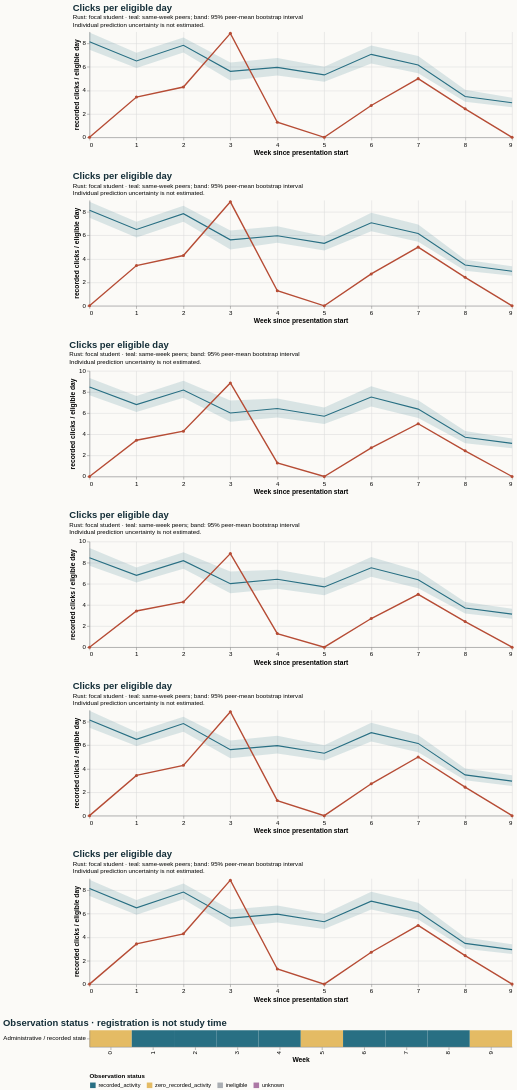

Here is the Vega-Lite specification saved for this chart:
### Vega-Lite specification from a JSON file in a GitHub repository (floating-point values rounded to 4 significant figures)
{"$schema": "https://vega.github.io/schema/vega-lite/v5.20.1.json", "config": {"axis": {"labelFontSize": 11, "titleFontSize": 12}, "background": "#fbfaf7", "font": "sans-serif", "title": {"anchor": "start", "color": "#142e38", "fontSize": 17, "subtitleFontSize": 11}, "view": {"continuousHeight": 300, "continuousWidth": 300, "stroke": null}}, "datasets": {"data-51189a39fe836feb62398bce3bd740f1": [{"eligible_days": 7.0, "end_day": 6, "logging_completeness": "unknown", "observation_status": "zero_recorded_activity", "row": "Administrative / recorded state", "score_status": "withheld_release_time_unknown", "start_day": 0, "value": 0.0, "week": 0}, {"eligible_days": 7.0, "end_day": 13, "logging_completeness": "unknown", "observation_status": "recorded_activity", "row": "Administrative / recorded state", "score_status": "withheld_release_time_unknown", "start_day": 7, "value": 3.429, "week": 1}, {"eligible_days": 7.0, "end_day": 20, "logging_completeness": "unknown", "observation_status": "recorded_activity", "row": "Administrative / recorded state", "score_status": "withheld_release_time_unknown", "start_day": 14, "value": 4.286, "week": 2}, {"eligible_days": 7.0, "end_day": 27, "logging_completeness": "unknown", "observation_status": "recorded_activity", "row": "Administrative / recorded state", "score_status": "withheld_release_time_unknown", "start_day": 21, "value": 8.857, "week": 3}, {"eligible_days": 7.0, "end_day": 34, "logging_completeness": "unknown", "observation_status": "recorded_activity", "row": "Administrative / recorded state", "score_status": "withheld_release_time_unknown", "start_day": 28, "value": 1.286, "week": 4}, {"eligible_days": 7.0, "end_day": 41, "logging_completeness": "unknown", "observation_status": "zero_recorded_activity", "row": "Administrative / recorded state", "score_status": "withheld_release_time_unknown", "start_day": 35, "value": 0.0, "week": 5}, {"eligible_days": 7.0, "end_day": 48, "logging_completeness": "unknown", "observation_status": "recorded_activity", "row": "Administrative / recorded state", "score_status": "withheld_release_time_unknown", "start_day": 42, "value": 2.714, "week": 6}, {"eligible_days": 7.0, "end_day": 55, "logging_completeness": "unknown", "observation_status": "recorded_activity", "row": "Administrative / recorded state", "score_status": "withheld_release_time_unknown", "start_day": 49, "value": 5.0, "week": 7}, {"eligible_days": 7.0, "end_day": 62, "logging_completeness": "unknown", "observation_status": "recorded_activity", "row": "Administrative / recorded state", "score_status": "withheld_release_time_unknown", "start_day": 56, "value": 2.429, "week": 8}, {"eligible_days": 7.0, "end_day": 69, "logging_completeness": "unknown", "observation_status": "zero_recorded_activity", "row": "Administrative / recorded state", "score_status": "withheld_release_time_unknown", "start_day": 63, "value": 0.0, "week": 9}], "data-5c3a2f0e3899bdf1dc7939453840ce1a": [{"end_day": 6, "focal_value": 0.0, "peer_ci_high": 8.854, "peer_ci_low": 7.497, "peer_mean": 8.148, "peer_observations": 1143, "peer_people": 1143, "reference": "course", "unit": "recorded clicks / eligible day", "week": 0}, {"end_day": 13, "focal_value": 3.429, "peer_ci_high": 7.167, "peer_ci_low": 5.823, "peer_mean": 6.502, "peer_observations": 1136, "peer_people": 1136, "reference": "course", "unit": "recorded clicks / eligible day", "week": 1}, {"end_day": 20, "focal_value": 4.286, "peer_ci_high": 8.527, "peer_ci_low": 7.169, "peer_mean": 7.845, "peer_observations": 1119, "peer_people": 1119, "reference": "course", "unit": "recorded clicks / eligible day", "week": 2}, {"end_day": 27, "focal_value": 8.857, "peer_ci_high": 6.425, "peer_ci_low": 4.79, "peer_mean": 5.621, "peer_observations": 1112, "peer_people": 1112, "reference": "course", "unit": "recorded clicks / eligible day", "week": 3}, {"end_day": 34, "focal_value": 1.286, "peer_ci_high": 6.786, "peer_ci_low": 5.365, "peer_mean": 5.963, "peer_observations": 1077, "peer_people": 1077, "reference": "course", "unit": "recorded clicks / eligible day", "week": 4}, {"end_day": 41, "focal_value": 0.0, "peer_ci_high": 5.928, "peer_ci_low": 4.702, "peer_mean": 5.32, "peer_observations": 1070, "peer_people": 1070, "reference": "course", "unit": "recorded clicks / eligible day", "week": 5}, {"end_day": 48, "focal_value": 2.714, "peer_ci_high": 7.918, "peer_ci_low": 6.35, "peer_mean": 7.068, "peer_observations": 1060, "peer_people": 1060, "reference": "course", "unit": "recorded clicks / eligible day", "week": 6}, {"end_day": 55, "focal_value": 5.0, "peer_ci_high": 6.919, "peer_ci_low": 5.451, "peer_mean": 6.156, "peer_observations": 1044, "peer_people": 1044, "reference": "course", "unit": "recorded clicks / eligible day", "week": 7}, {"end_day": 62, "focal_value": 2.429, "peer_ci_high": 3.927, "peer_ci_low": 2.99, "peer_mean": 3.473, "peer_observations": 1034, "peer_people": 1034, "reference": "course", "unit": "recorded clicks / eligible day", "week": 8}, {"end_day": 69, "focal_value": 0.0, "peer_ci_high": 3.369, "peer_ci_low": 2.57, "peer_mean": 2.943, "peer_observations": 1017, "peer_people": 1017, "reference": "course", "unit": "recorded clicks / eligible day", "week": 9}], "data-9e6b80d49adc7a712cdea974b6d73969": [{"end_day": 6, "focal_value": 0.0, "peer_ci_high": 8.924, "peer_ci_low": 7.457, "peer_mean": 8.148, "peer_observations": 1143, "peer_people": 1143, "reference": "course", "unit": "recorded clicks / eligible day", "week": 0}, {"end_day": 13, "focal_value": 3.429, "peer_ci_high": 7.21, "peer_ci_low": 5.914, "peer_mean": 6.502, "peer_observations": 1136, "peer_people": 1136, "reference": "course", "unit": "recorded clicks / eligible day", "week": 1}, {"end_day": 20, "focal_value": 4.286, "peer_ci_high": 8.496, "peer_ci_low": 7.217, "peer_mean": 7.845, "peer_observations": 1119, "peer_people": 1119, "reference": "course", "unit": "recorded clicks / eligible day", "week": 2}, {"end_day": 27, "focal_value": 8.857, "peer_ci_high": 6.372, "peer_ci_low": 4.834, "peer_mean": 5.621, "peer_observations": 1112, "peer_people": 1112, "reference": "course", "unit": "recorded clicks / eligible day", "week": 3}, {"end_day": 34, "focal_value": 1.286, "peer_ci_high": 6.754, "peer_ci_low": 5.259, "peer_mean": 5.963, "peer_observations": 1077, "peer_people": 1077, "reference": "course", "unit": "recorded clicks / eligible day", "week": 4}, {"end_day": 41, "focal_value": 0.0, "peer_ci_high": 6.015, "peer_ci_low": 4.736, "peer_mean": 5.32, "peer_observations": 1070, "peer_people": 1070, "reference": "course", "unit": "recorded clicks / eligible day", "week": 5}, {"end_day": 48, "focal_value": 2.714, "peer_ci_high": 7.82, "peer_ci_low": 6.3, "peer_mean": 7.068, "peer_observations": 1060, "peer_people": 1060, "reference": "course", "unit": "recorded clicks / eligible day", "week": 6}, {"end_day": 55, "focal_value": 5.0, "peer_ci_high": 6.92, "peer_ci_low": 5.466, "peer_mean": 6.156, "peer_observations": 1044, "peer_people": 1044, "reference": "course", "unit": "recorded clicks / eligible day", "week": 7}, {"end_day": 62, "focal_value": 2.429, "peer_ci_high": 4.056, "peer_ci_low": 3.026, "peer_mean": 3.473, "peer_observations": 1034, "peer_people": 1034, "reference": "course", "unit": "recorded clicks / eligible day", "week": 8}, {"end_day": 69, "focal_value": 0.0, "peer_ci_high": 3.362, "peer_ci_low": 2.565, "peer_mean": 2.943, "peer_observations": 1017, "peer_people": 1017, "reference": "course", "unit": "recorded clicks / eligible day", "week": 9}], "data-aa57ba3c5536b77b4cdf19ffb0c4b1fa": [{"end_day": 6, "focal_value": 0.0, "peer_ci_high": 8.927, "peer_ci_low": 7.494, "peer_mean": 8.148, "peer_observations": 1143, "peer_people": 1143, "reference": "early_stage", "unit": "recorded clicks / eligible day", "week": 0}, {"end_day": 13, "focal_value": 3.429, "peer_ci_high": 7.12, "peer_ci_low": 5.942, "peer_mean": 6.502, "peer_observations": 1136, "peer_people": 1136, "reference": "early_stage", "unit": "recorded clicks / eligible day", "week": 1}, {"end_day": 20, "focal_value": 4.286, "peer_ci_high": 8.424, "peer_ci_low": 7.151, "peer_mean": 7.845, "peer_observations": 1119, "peer_people": 1119, "reference": "early_stage", "unit": "recorded clicks / eligible day", "week": 2}, {"end_day": 27, "focal_value": 8.857, "peer_ci_high": 6.402, "peer_ci_low": 4.883, "peer_mean": 5.621, "peer_observations": 1112, "peer_people": 1112, "reference": "early_stage", "unit": "recorded clicks / eligible day", "week": 3}, {"end_day": 34, "focal_value": 1.286, "peer_ci_high": 6.805, "peer_ci_low": 5.296, "peer_mean": 5.963, "peer_observations": 1077, "peer_people": 1077, "reference": "early_stage", "unit": "recorded clicks / eligible day", "week": 4}, {"end_day": 41, "focal_value": 0.0, "peer_ci_high": 6.006, "peer_ci_low": 4.694, "peer_mean": 5.32, "peer_observations": 1070, "peer_people": 1070, "reference": "early_stage", "unit": "recorded clicks / eligible day", "week": 5}, {"end_day": 48, "focal_value": 2.714, "peer_ci_high": 7.925, "peer_ci_low": 6.328, "peer_mean": 7.068, "peer_observations": 1060, "peer_people": 1060, "reference": "early_stage", "unit": "recorded clicks / eligible day", "week": 6}, {"end_day": 55, "focal_value": 5.0, "peer_ci_high": 6.871, "peer_ci_low": 5.402, "peer_mean": 6.156, "peer_observations": 1044, "peer_people": 1044, "reference": "early_stage", "unit": "recorded clicks / eligible day", "week": 7}, {"end_day": 62, "focal_value": 2.429, "peer_ci_high": 4.016, "peer_ci_low": 3.022, "peer_mean": 3.473, "peer_observations": 1034, "peer_people": 1034, "reference": "early_stage", "unit": "recorded clicks / eligible day", "week": 8}, {"end_day": 69, "focal_value": 0.0, "peer_ci_high": 3.439, "peer_ci_low": 2.532, "peer_mean": 2.943, "peer_observations": 1017, "peer_people": 1017, "reference": "early_stage", "unit": "recorded clicks / eligible day", "week": 9}], "data-bff48aed05511087e8b960adab88c54a": [{"end_day": 6, "focal_value": 0.0, "peer_ci_high": 9.381, "peer_ci_low": 7.701, "peer_mean": 8.467, "peer_observations": 916, "peer_people": 916, "reference": "same_prior_attempt", "unit": "recorded clicks / eligible day", "week": 0}, {"end_day": 13, "focal_value": 3.429, "peer_ci_high": 7.532, "peer_ci_low": 6.116, "peer_mean": 6.804, "peer_observations": 912, "peer_people": 912, "reference": "same_prior_attempt", "unit": "recorded clicks / eligible day", "week": 1}, {"end_day": 20, "focal_value": 4.286, "peer_ci_high": 8.983, "peer_ci_low": 7.427, "peer_mean": 8.188, "peer_observations": 901, "peer_people": 901, "reference": "same_prior_attempt", "unit": "recorded clicks / eligible day", "week": 2}, {"end_day": 27, "focal_value": 8.857, "peer_ci_high": 7.159, "peer_ci_low": 5.108, "peer_mean": 6.016, "peer_observations": 894, "peer_people": 894, "reference": "same_prior_attempt", "unit": "recorded clicks / eligible day", "week": 3}, {"end_day": 34, "focal_value": 1.286, "peer_ci_high": 7.323, "peer_ci_low": 5.528, "peer_mean": 6.43, "peer_observations": 864, "peer_people": 864, "reference": "same_prior_attempt", "unit": "recorded clicks / eligible day", "week": 4}, {"end_day": 41, "focal_value": 0.0, "peer_ci_high": 6.538, "peer_ci_low": 4.915, "peer_mean": 5.706, "peer_observations": 860, "peer_people": 860, "reference": "same_prior_attempt", "unit": "recorded clicks / eligible day", "week": 5}, {"end_day": 48, "focal_value": 2.714, "peer_ci_high": 8.532, "peer_ci_low": 6.671, "peer_mean": 7.52, "peer_observations": 854, "peer_people": 854, "reference": "same_prior_attempt", "unit": "recorded clicks / eligible day", "week": 6}, {"end_day": 55, "focal_value": 5.0, "peer_ci_high": 7.234, "peer_ci_low": 5.567, "peer_mean": 6.377, "peer_observations": 843, "peer_people": 843, "reference": "same_prior_attempt", "unit": "recorded clicks / eligible day", "week": 7}, {"end_day": 62, "focal_value": 2.429, "peer_ci_high": 4.277, "peer_ci_low": 3.191, "peer_mean": 3.715, "peer_observations": 835, "peer_people": 835, "reference": "same_prior_attempt", "unit": "recorded clicks / eligible day", "week": 8}, {"end_day": 69, "focal_value": 0.0, "peer_ci_high": 3.637, "peer_ci_low": 2.687, "peer_mean": 3.134, "peer_observations": 821, "peer_people": 821, "reference": "same_prior_attempt", "unit": "recorded clicks / eligible day", "week": 9}], "data-e79c686f521aeac42b3f1029aa10fd3a": [{"end_day": 6, "focal_value": 0.0, "peer_ci_high": 8.884, "peer_ci_low": 7.505, "peer_mean": 8.148, "peer_observations": 1143, "peer_people": 1143, "reference": "early_stage", "unit": "recorded clicks / eligible day", "week": 0}, {"end_day": 13, "focal_value": 3.429, "peer_ci_high": 7.156, "peer_ci_low": 5.918, "peer_mean": 6.502, "peer_observations": 1136, "peer_people": 1136, "reference": "early_stage", "unit": "recorded clicks / eligible day", "week": 1}, {"end_day": 20, "focal_value": 4.286, "peer_ci_high": 8.562, "peer_ci_low": 7.228, "peer_mean": 7.845, "peer_observations": 1119, "peer_people": 1119, "reference": "early_stage", "unit": "recorded clicks / eligible day", "week": 2}, {"end_day": 27, "focal_value": 8.857, "peer_ci_high": 6.355, "peer_ci_low": 4.86, "peer_mean": 5.621, "peer_observations": 1112, "peer_people": 1112, "reference": "early_stage", "unit": "recorded clicks / eligible day", "week": 3}, {"end_day": 34, "focal_value": 1.286, "peer_ci_high": 6.7, "peer_ci_low": 5.25, "peer_mean": 5.963, "peer_observations": 1077, "peer_people": 1077, "reference": "early_stage", "unit": "recorded clicks / eligible day", "week": 4}, {"end_day": 41, "focal_value": 0.0, "peer_ci_high": 5.984, "peer_ci_low": 4.706, "peer_mean": 5.32, "peer_observations": 1070, "peer_people": 1070, "reference": "early_stage", "unit": "recorded clicks / eligible day", "week": 5}, {"end_day": 48, "focal_value": 2.714, "peer_ci_high": 7.862, "peer_ci_low": 6.347, "peer_mean": 7.068, "peer_observations": 1060, "peer_people": 1060, "reference": "early_stage", "unit": "recorded clicks / eligible day", "week": 6}, {"end_day": 55, "focal_value": 5.0, "peer_ci_high": 6.925, "peer_ci_low": 5.514, "peer_mean": 6.156, "peer_observations": 1044, "peer_people": 1044, "reference": "early_stage", "unit": "recorded clicks / eligible day", "week": 7}, {"end_day": 62, "focal_value": 2.429, "peer_ci_high": 3.981, "peer_ci_low": 3.023, "peer_mean": 3.473, "peer_observations": 1034, "peer_people": 1034, "reference": "early_stage", "unit": "recorded clicks / eligible day", "week": 8}, {"end_day": 69, "focal_value": 0.0, "peer_ci_high": 3.392, "peer_ci_low": 2.57, "peer_mean": 2.943, "peer_observations": 1017, "peer_people": 1017, "reference": "early_stage", "unit": "recorded clicks / eligible day", "week": 9}], "data-f4b4d729e507e23f96be270aea51ef6e": [{"end_day": 6, "focal_value": 0.0, "peer_ci_high": 9.328, "peer_ci_low": 7.684, "peer_mean": 8.467, "peer_observations": 916, "peer_people": 916, "reference": "same_prior_attempt", "unit": "recorded clicks / eligible day", "week": 0}, {"end_day": 13, "focal_value": 3.429, "peer_ci_high": 7.618, "peer_ci_low": 6.117, "peer_mean": 6.804, "peer_observations": 912, "peer_people": 912, "reference": "same_prior_attempt", "unit": "recorded clicks / eligible day", "week": 1}, {"end_day": 20, "focal_value": 4.286, "peer_ci_high": 9.055, "peer_ci_low": 7.452, "peer_mean": 8.188, "peer_observations": 901, "peer_people": 901, "reference": "same_prior_attempt", "unit": "recorded clicks / eligible day", "week": 2}, {"end_day": 27, "focal_value": 8.857, "peer_ci_high": 7.193, "peer_ci_low": 5.189, "peer_mean": 6.016, "peer_observations": 894, "peer_people": 894, "reference": "same_prior_attempt", "unit": "recorded clicks / eligible day", "week": 3}, {"end_day": 34, "focal_value": 1.286, "peer_ci_high": 7.394, "peer_ci_low": 5.583, "peer_mean": 6.43, "peer_observations": 864, "peer_people": 864, "reference": "same_prior_attempt", "unit": "recorded clicks / eligible day", "week": 4}, {"end_day": 41, "focal_value": 0.0, "peer_ci_high": 6.522, "peer_ci_low": 4.959, "peer_mean": 5.706, "peer_observations": 860, "peer_people": 860, "reference": "same_prior_attempt", "unit": "recorded clicks / eligible day", "week": 5}, {"end_day": 48, "focal_value": 2.714, "peer_ci_high": 8.541, "peer_ci_low": 6.628, "peer_mean": 7.52, "peer_observations": 854, "peer_people": 854, "reference": "same_prior_attempt", "unit": "recorded clicks / eligible day", "week": 6}, {"end_day": 55, "focal_value": 5.0, "peer_ci_high": 7.216, "peer_ci_low": 5.528, "peer_mean": 6.377, "peer_observations": 843, "peer_people": 843, "reference": "same_prior_attempt", "unit": "recorded clicks / eligible day", "week": 7}, {"end_day": 62, "focal_value": 2.429, "peer_ci_high": 4.301, "peer_ci_low": 3.157, "peer_mean": 3.715, "peer_observations": 835, "peer_people": 835, "reference": "same_prior_attempt", "unit": "recorded clicks / eligible day", "week": 8}, {"end_day": 69, "focal_value": 0.0, "peer_ci_high": 3.588, "peer_ci_low": 2.669, "peer_mean": 3.134, "peer_observations": 821, "peer_people": 821, "reference": "same_prior_attempt", "unit": "recorded clicks / eligible day", "week": 9}]}, "resolve": {"scale": {"color": "independent"}}, "spacing": 28, "vconcat": [{"data": {"name": "data-9e6b80d49adc7a712cdea974b6d73969"}, "height": 190, "layer": [{"encoding": {"x": {"axis": {"tickMinStep": 1}, "field": "week", "title": "Week since presentation start", "type": "quantitative"}, "y": {"field": "peer_ci_low", "scale": {"zero": true}, "title": "recorded clicks / eligible day", "type": "quantitative"}, "y2": {"field": "peer_ci_high"}}, "mark": {"color": "#286f83", "opacity": 0.16, "type": "area"}}, {"encoding": {"tooltip": [{"field": "week", "type": "quantitative"}, {"field": "peer_mean", "type": "quantitative"}, {"field": "peer_people", "type": "quantitative"}, {"field": "peer_observations", "type": "quantitative"}], "x": {"field": "week", "type": "quantitative"}, "y": {"field": "peer_mean", "type": "quantitative"}}, "mark": {"color": "#286f83", "strokeWidth": 2, "type": "line"}}, {"encoding": {"tooltip": [{"field": "week", "type": "quantitative"}, {"field": "focal_value", "type": "quantitative"}], "x": {"field": "week", "type": "quantitative"}, "y": {"field": "focal_value", "type": "quantitative"}}, "mark": {"color": "#b64c35", "point": {"color": "#b64c35"}, "strokeWidth": 2.5, "type": "line"}}], "title": {"subtitle": ["Rust: focal student · teal: same-week peers; band: 95% peer-mean bootstrap interval", "Individual prediction uncertainty is not estimated."], "text": "Clicks per eligible day"}, "width": 760}, {"data": {"name": "data-5c3a2f0e3899bdf1dc7939453840ce1a"}, "height": 190, "layer": [{"encoding": {"x": {"axis": {"tickMinStep": 1}, "field": "week", "title": "Week since presentation start", "type": "quantitative"}, "y": {"field": "peer_ci_low", "scale": {"zero": true}, "title": "recorded clicks / eligible day", "type": "quantitative"}, "y2": {"field": "peer_ci_high"}}, "mark": {"color": "#286f83", "opacity": 0.16, "type": "area"}}, {"encoding": {"tooltip": [{"field": "week", "type": "quantitative"}, {"field": "peer_mean", "type": "quantitative"}, {"field": "peer_people", "type": "quantitative"}, {"field": "peer_observations", "type": "quantitative"}], "x": {"field": "week", "type": "quantitative"}, "y": {"field": "peer_mean", "type": "quantitative"}}, "mark": {"color": "#286f83", "strokeWidth": 2, "type": "line"}}, {"encoding": {"tooltip": [{"field": "week", "type": "quantitative"}, {"field": "focal_value", "type": "quantitative"}], "x": {"field": "week", "type": "quantitative"}, "y": {"field": "focal_value", "type": "quantitative"}}, "mark": {"color": "#b64c35", "point": {"color": "#b64c35"}, "strokeWidth": 2.5, "type": "line"}}], "title": {"subtitle": ["Rust: focal student · teal: same-week peers; band: 95% peer-mean bootstrap interval", "Individual prediction uncertainty is not estimated."], "text": "Clicks per eligible day"}, "width": 760}, {"data": {"name": "data-f4b4d729e507e23f96be270aea51ef6e"}, "height": 190, "layer": [{"encoding": {"x": {"axis": {"tickMinStep": 1}, "field": "week", "title": "Week since presentation start", "type": "quantitative"}, "y": {"field": "peer_ci_low", "scale": {"zero": true}, "title": "recorded clicks / eligible day", "type": "quantitative"}, "y2": {"field": "peer_ci_high"}}, "mark": {"color": "#286f83", "opacity": 0.16, "type": "area"}}, {"encoding": {"tooltip": [{"field": "week", "type": "quantitative"}, {"field": "peer_mean", "type": "quantitative"}, {"field": "peer_people", "type": "quantitative"}, {"field": "peer_observations", "type": "quantitative"}], "x": {"field": "week", "type": "quantitative"}, "y": {"field": "peer_mean", "type": "quantitative"}}, "mark": {"color": "#286f83", "strokeWidth": 2, "type": "line"}}, {"encoding": {"tooltip": [{"field": "week", "type": "quantitative"}, {"field": "focal_value", "type": "quantitative"}], "x": {"field": "week", "type": "quantitative"}, "y": {"field": "focal_value", "type": "quantitative"}}, "mark": {"color": "#b64c35", "point": {"color": "#b64c35"}, "strokeWidth": 2.5, "type": "line"}}], "title": {"subtitle": ["Rust: focal student · teal: same-week peers; band: 95% peer-mean bootstrap interval", "Individual prediction uncertainty is not estimated."], "text": "Clicks per eligible day"}, "width": 760}, {"data": {"name": "data-bff48aed05511087e8b960adab88c54a"}, "height": 190, "layer": [{"encoding": {"x": {"axis": {"tickMinStep": 1}, "field": "week", "title": "Week since presentation start", "type": "quantitative"}, "y": {"field": "peer_ci_low", "scale": {"zero": true}, "title": "recorded clicks / eligible day", "type": "quantitative"}, "y2": {"field": "peer_ci_high"}}, "mark": {"color": "#286f83", "opacity": 0.16, "type": "area"}}, {"encoding": {"tooltip": [{"field": "week", "type": "quantitative"}, {"field": "peer_mean", "type": "quantitative"}, {"field": "peer_people", "type": "quantitative"}, {"field": "peer_observations", "type": "quantitative"}], "x": {"field": "week", "type": "quantitative"}, "y": {"field": "peer_mean", "type": "quantitative"}}, "mark": {"color": "#286f83", "strokeWidth": 2, "type": "line"}}, {"encoding": {"tooltip": [{"field": "week", "type": "quantitative"}, {"field": "focal_value", "type": "quantitative"}], "x": {"field": "week", "type": "quantitative"}, "y": {"field": "focal_value", "type": "quantitative"}}, "mark": {"color": "#b64c35", "point": {"color": "#b64c35"}, "strokeWidth": 2.5, "type": "line"}}], "title": {"subtitle": ["Rust: focal student · teal: same-week peers; band: 95% peer-mean bootstrap interval", "Individual prediction uncertainty is not estimated."], "text": "Clicks per eligible day"}, "width": 760}, {"data": {"name": "data-aa57ba3c5536b77b4cdf19ffb0c4b1fa"}, "height": 190, "layer": [{"encoding": {"x": {"axis": {"tickMinStep": 1}, "field": "week", "title": "Week since presentation start", "type": "quantitative"}, "y": {"field": "peer_ci_low", "scale": {"zero": true}, "title": "recorded clicks / eligible day", "type": "quantitative"}, "y2": {"field": "peer_ci_high"}}, "mark": {"color": "#286f83", "opacity": 0.16, "type": "area"}}, {"encoding": {"tooltip": [{"field": "week", "type": "quantitative"}, {"field": "peer_mean", "type": "quantitative"}, {"field": "peer_people", "type": "quantitative"}, {"field": "peer_observations", "type": "quantitative"}], "x": {"field": "week", "type": "quantitative"}, "y": {"field": "peer_mean", "type": "quantitative"}}, "mark": {"color": "#286f83", "strokeWidth": 2, "type": "line"}}, {"encoding": {"tooltip": [{"field": "week", "type": "quantitative"}, {"field": "focal_value", "type": "quantitative"}], "x": {"field": "week", "type": "quantitative"}, "y": {"field": "focal_value", "type": "quantitative"}}, "mark": {"color": "#b64c35", "point": {"color": "#b64c35"}, "strokeWidth": 2.5, "type": "line"}}], "title": {"subtitle": ["Rust: focal student · teal: same-week peers; band: 95% peer-mean bootstrap interval", "Individual prediction uncertainty is not estimated."], "text": "Clicks per eligible day"}, "width": 760}, {"data": {"name": "data-e79c686f521aeac42b3f1029aa10fd3a"}, "height": 190, "layer": [{"encoding": {"x": {"axis": {"tickMinStep": 1}, "field": "week", "title": "Week since presentation start", "type": "quantitative"}, "y": {"field": "peer_ci_low", "scale": {"zero": true}, "title": "recorded clicks / eligible day", "type": "quantitative"}, "y2": {"field": "peer_ci_high"}}, "mark": {"color": "#286f83", "opacity": 0.16, "type": "area"}}, {"encoding": {"tooltip": [{"field": "week", "type": "quantitative"}, {"field": "peer_mean", "type": "quantitative"}, {"field": "peer_people", "type": "quantitative"}, {"field": "peer_observations", "type": "quantitative"}], "x": {"field": "week", "type": "quantitative"}, "y": {"field": "peer_mean", "type": "quantitative"}}, "mark": {"color": "#286f83", "strokeWidth": 2, "type": "line"}}, {"encoding": {"tooltip": [{"field": "week", "type": "quantitative"}, {"field": "focal_value", "type": "quantitative"}], "x": {"field": "week", "type": "quantitative"}, "y": {"field": "focal_value", "type": "quantitative"}}, "mark": {"color": "#b64c35", "point": {"color": "#b64c35"}, "strokeWidth": 2.5, "type": "line"}}], "title": {"subtitle": ["Rust: focal student · teal: same-week peers; band: 95% peer-mean bootstrap interval", "Individual prediction uncertainty is not estimated."], "text": "Clicks per eligible day"}, "width": 760}, {"data": {"name": "data-51189a39fe836feb62398bce3bd740f1"}, "encoding": {"color": {"field": "observation_status", "legend": {"labelLimit": 260, "orient": "bottom"}, "scale": {"domain": ["recorded_activity", "zero_recorded_activity", "ineligible", "unknown"], "range": ["#286f83", "#e4bb64", "#aaaeb3", "#ac78a5"]}, "title": "Observation status", "type": "nominal"}, "tooltip": [{"field": "week", "type": "quantitative"}, {"field": "eligible_days", "type": "quantitative"}, {"field": "observation_status", "type": "nominal"}, {"field": "logging_completeness", "type": "nominal"}], "x": {"field": "week", "title": "Week", "type": "ordinal"}, "y": {"field": "row", "title": null, "type": "nominal"}}, "height": 30, "mark": {"type": "rect"}, "title": "Observation status · registration is not study time", "width": 760}]}
